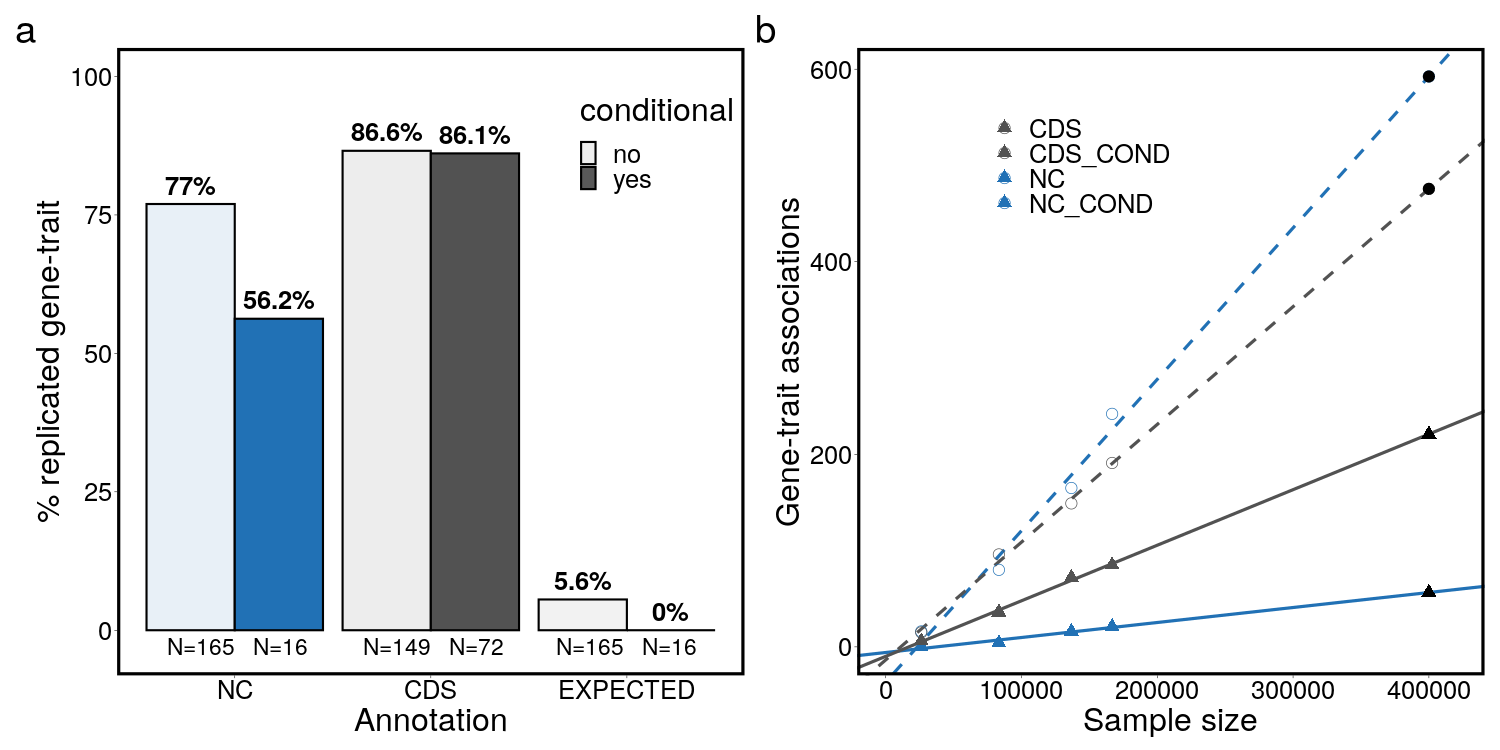

The R source for this figure:

library(data.table)
library(ggplot2)
library(patchwork)

# png("~/git/noncoding_rvat/figures/final/figure5.png",1500,750)
pdf("~/git/noncoding_rvat/figures/final/figure5.pdf", width = 20.83, height = 10.42)

##############################
# Panel A
##############################

# No conditional files
cdsData137k = fread("zcat ~/burdenNC/data/results/137k_30k/CDS_137k_SKATO_process_all.tsv.gz")
cdsData30k = fread("zcat  ~/burdenNC/data/results/137k_30k/CDS_30k_SKATO_process_all.tsv.gz")
ncData137k = fread("zcat ~/burdenNC/data/results/137k_30k/NC_137k_SKATO_process_all.tsv.gz")
ncData30k = fread("zcat  ~/burdenNC/data/results/137k_30k/NC_30k_SKATO_process_all.tsv.gz")
shuffle137k = fread("zcat /home/dribeiro/git/noncoding_rvat/revision/downsample/no_cond_42_traits/137k/NC_shuffle_SKATO_process_all.tsv.gz")

# # Conditional files, note that this was only run for a subset of genes
cdsData137kCond = fread("~/git/noncoding_rvat/revision/downsample/CDS_137k_SKATO_conditional_all.tsv")
cdsData30kCond = fread("~/git/noncoding_rvat/revision/downsample/CDS_30k_SKATO_conditional_all.tsv")
ncData137kCond = fread("~/git/noncoding_rvat/revision/downsample/NC_137k_SKATO_conditional_all.tsv")
ncData30kCond = fread("~/git/noncoding_rvat/revision/downsample/NC_30k_SKATO_conditional_all.tsv")
shuffle137kCond = fread("~/git/noncoding_rvat/revision/downsample/NC_137k_SKATO_conditional_all_shuffle.tsv")

wantedTraits = fread("~/git/noncoding_rvat/supporting_data/42_traits.txt", header = F)

cdsData137k = cdsData137k[TRAIT %in% wantedTraits$V1]
cdsData30k = cdsData30k[TRAIT %in% wantedTraits$V1]
ncData137k = ncData137k[TRAIT %in% wantedTraits$V1]
ncData30k = ncData30k[TRAIT %in% wantedTraits$V1]
shuffle137k = shuffle137k[TRAIT %in% wantedTraits$V1]

###########
## CDS
###########
mergedCDS = merge(cdsData30k,cdsData137k,by=c("GENE","TRAIT"), all.x = T, all.y = T)
paste(nrow(unique(mergedCDS[is.na(PVAL.x)])), "CDS gene-traits not evaluated in 30k")
paste(nrow(unique(mergedCDS[is.na(PVAL.y)])), "CDS gene-traits not evaluated in 137k")
paste(nrow(unique(mergedCDS[!is.na(PVAL.x)][!is.na(PVAL.y)])),"NC gene-traits compared")
mergedCDS = mergedCDS[!is.na(PVAL.x)][!is.na(PVAL.y)]

###########
# NC
###########
mergedNC = merge(ncData30k,ncData137k,by=c("GENE","TRAIT"), all.x = T, all.y = T)
paste(nrow(unique(mergedNC[is.na(PVAL.x)])), "NC gene-traits not evaluated in 30k")
paste(nrow(unique(mergedNC[is.na(PVAL.y)])), "NC gene-traits not evaluated in 137k")
paste(nrow(unique(mergedNC[!is.na(PVAL.x)][!is.na(PVAL.y)])),"NC gene-traits compared")
mergedNC = mergedNC[!is.na(PVAL.x)][!is.na(PVAL.y)]

###########
# Shuffled NC
###########
mergedSH = merge(ncData30k,shuffle137k,by=c("GENE","TRAIT"), all.x = T, all.y = T)
paste(nrow(unique(mergedSH[is.na(PVAL.x)])), "NC gene-traits not evaluated in 30k")
paste(nrow(unique(mergedSH[is.na(PVAL.y)])), "NC gene-traits not evaluated in 137k")
paste(nrow(unique(mergedSH[!is.na(PVAL.x)][!is.na(PVAL.y)])),"NC gene-traits compared")
mergedSH = mergedSH[!is.na(PVAL.x)][!is.na(PVAL.y)]

###########
## CDS COND
###########
mergedCDSCond = merge(cdsData30kCond,cdsData137kCond,by=c("GENE","TRAIT"), all.x = T, all.y = T)
paste(nrow(unique(mergedCDSCond[is.na(PVAL.x)])), "CDS gene-traits not evaluated in 30k")
paste(nrow(unique(mergedCDSCond[is.na(PVAL.y)])), "CDS gene-traits not evaluated in 137k")
paste(nrow(unique(mergedCDSCond[!is.na(PVAL.x)][!is.na(PVAL.y)])),"NC gene-traits compared")
mergedCDSCond = mergedCDSCond[!is.na(PVAL.x)][!is.na(PVAL.y)]

###########
# NC COND
###########
mergedNCCond = merge(ncData30kCond,ncData137kCond,by=c("GENE","TRAIT"), all.x = T, all.y = T)
paste(nrow(unique(mergedNCCond[is.na(PVAL.x)])), "NC gene-traits not evaluated in 30k")
paste(nrow(unique(mergedNCCond[is.na(PVAL.y)])), "NC gene-traits not evaluated in 137k")
paste(nrow(unique(mergedNCCond[!is.na(PVAL.x)][!is.na(PVAL.y)])),"NC gene-traits compared")
mergedNCCond = mergedNCCond[!is.na(PVAL.x)][!is.na(PVAL.y)]

###########
# Shuffled NC
###########
mergedSHCond = merge(ncData30kCond,shuffle137kCond,by=c("GENE","TRAIT"), all.x = T, all.y = T)
paste(nrow(unique(mergedSHCond[is.na(PVAL.x)])), "NC gene-traits not evaluated in 30k")
paste(nrow(unique(mergedSHCond[is.na(PVAL.y)])), "NC gene-traits not evaluated in 137k")
paste(nrow(unique(mergedSHCond[!is.na(PVAL.x)][!is.na(PVAL.y)])),"NC gene-traits compared")
mergedSHCond = mergedSHCond[!is.na(PVAL.x)][!is.na(PVAL.y)]


############
# Replication rate
############
# ncFDR0.05 = nrow(mergedNC[FDR.y < 0.05][PVAL.x < 0.05]) * 100 / nrow(mergedNC[FDR.y < 0.05])
# cdsFDR0.05 = nrow(mergedCDS[FDR.y < 0.05][PVAL.x < 0.05]) * 100 / nrow(mergedCDS[FDR.y < 0.05])
# shFDR0.05 = nrow(mergedSH[FDR.y < 0.05][PVAL.x < 0.05]) * 100 / nrow(mergedSH[FDR.y < 0.05])
ncP1e9 = nrow(mergedNC[PVAL.y < 1e-9][PVAL.x < 0.05]) * 100 / nrow(mergedNC[PVAL.y < 1e-9])
cdsP1e9 = nrow(mergedCDS[PVAL.y < 1e-9][PVAL.x < 0.05]) * 100 / nrow(mergedCDS[PVAL.y < 1e-9])
shP1e9 = nrow(mergedSH[PVAL.y < 1e-9][PVAL.x < 0.05]) * 100 / nrow(mergedSH[PVAL.y < 1e-9])

ncP1e9Cond = nrow(mergedNCCond[PVAL.y < 1e-9][PVAL.x < 0.05]) * 100 / nrow(mergedNCCond[PVAL.y < 1e-9])
cdsP1e9Cond = nrow(mergedCDSCond[PVAL.y < 1e-9][PVAL.x < 0.05]) * 100 / nrow(mergedCDSCond[PVAL.y < 1e-9])
shP1e9Cond = nrow(mergedSHCond[PVAL.y < 1e-9][PVAL.x < 0.05]) * 100 / nrow(mergedSHCond[PVAL.y < 1e-9])

data = data.table(annotation = c("NC", "CDS","EXPECTED","NC","CDS","EXPECTED"), 
                  percentage = c(ncP1e9,cdsP1e9,shP1e9,ncP1e9Cond,cdsP1e9Cond,shP1e9Cond), conditional = c("no","no","no","yes","yes","yes"))

g1 = ggplot(data, aes(x=annotation, y=percentage, alpha = conditional, fill = annotation )) +
  geom_bar( stat = "identity", position = "dodge", size = 1, color = "black") +
  geom_text(aes(label = paste0(round(percentage,1),"%"), group = conditional), position = position_dodge(width = .9), vjust = -0.5, alpha = 1, size = 9, fontface = "bold" ) +
  # geom_text(aes(label = paste0(round(percentage,1),"%"), group = cutoff), position = position_dodge(width = .9), vjust = -0.5, alpha = 1, size = 9, fontface = "bold" ) +
  annotate(geom = "text", x = "NC", y = -3, label = paste0(" N=",nrow(mergedNC[PVAL.y < 1e-9]), "   N=",nrow(mergedNCCond[PVAL.y < 1e-9])), size = 8) +
  annotate(geom = "text", x = "CDS", y = -3, label =  paste0(" N=",nrow(mergedCDS[PVAL.y < 1e-9]), "   N=",nrow(mergedCDSCond[PVAL.y < 1e-9])), size = 8) +
  annotate(geom = "text", x = "EXPECTED", y = -3, label = paste0("N=165   N=16"), size = 8) +
  scale_x_discrete(limits = c("NC","CDS","EXPECTED")) +
  labs(x="Annotation", y = "% replicated gene-trait", tag = "a") +
  guides(fill = "none") +
  ylim(c(-3, 100)) +
  scale_fill_manual(values = c("#2171b5","#525252","grey"), limits = c("NC","CDS","EXPEC.")) +
  theme_linedraw() +
  theme(text = element_text(size=32), legend.position = c(0.86,0.85),
        panel.grid.major = element_blank(), panel.grid.minor = element_blank(),
        panel.border = element_rect(colour = "black", fill=NA, size=3), aspect.ratio = 1)

d1=data

##############################
# Panel B
##############################

## P1e9
data = fread("~/git/noncoding_rvat/revision/downsample/summary_pval1e9.tsv")

data = melt(data)
data[Dataset == "30k"]$Dataset = 26212
data[Dataset == "83k"]$Dataset = 83370
data[Dataset == "137k"]$Dataset = 136740
data[Dataset == "166k"]$Dataset = 166740
data$Dataset = as.numeric(data$Dataset)
colnames(data) = c("sample_size","annotation","results")

cor.test(data[annotation == "NC"]$results, data[annotation == "NC"]$sample_size)
cor.test(data[annotation == "CDS"]$results, data[annotation == "CDS"]$sample_size)

# NC
modelNC = lm(results ~ sample_size, data = data[annotation == "NC"])
data = rbind(data, data.table(sample_size = 400000, annotation = "NC", results = predict(modelNC, data.table(sample_size = 400000))))
# CDS
modelCDS = lm(results ~ sample_size, data = data[annotation == "CDS"])
data = rbind(data, data.table(sample_size = 400000, annotation = "CDS", results = predict(modelCDS, data.table(sample_size = 400000))))
# NC COND
modelNCCond = lm(results ~ sample_size, data = data[annotation == "NC_COND"])
data = rbind(data, data.table(sample_size = 400000, annotation = "NC_COND", results = predict(modelNCCond, data.table(sample_size = 400000))))
# CDS COND
modelCDSCond = lm(results ~ sample_size, data = data[annotation == "CDS_COND"])
data = rbind(data, data.table(sample_size = 400000, annotation = "CDS_COND", results = predict(modelCDSCond, data.table(sample_size = 400000))))

d2=data

options(scipen = 1)
g2 = ggplot() + 
  geom_abline(intercept = coef(modelNC)[1], slope = coef(modelNC)[2], color = "#2171b5", size = 1.5, linetype = "dashed") +
  geom_abline(intercept = coef(modelCDS)[1], slope = coef(modelCDS)[2], color = "#525252", size = 1.5, linetype = "dashed") +
  geom_abline(intercept = coef(modelNCCond)[1], slope = coef(modelNCCond)[2], color = "#2171b5", size = 1.5) +
  geom_abline(intercept = coef(modelCDSCond)[1], slope = coef(modelCDSCond)[2], color = "#525252", size = 1.5) +
  geom_point(data = data[annotation == "CDS" | annotation == "NC"], aes(x = sample_size, y = results, color = annotation), size = 5, shape = 1) +
  geom_point(data = data[annotation == "CDS_COND" | annotation == "NC_COND"], aes(x = sample_size, y = results, color = annotation), size = 5, shape = 17) +
  geom_point(data = data[annotation == "CDS" | annotation == "NC"][sample_size == 400000], aes(x = sample_size, y = results, color = annotation), size = 5, shape = 19, color = "black") +
  geom_point(data = data[annotation == "CDS_COND" | annotation == "NC_COND"][sample_size == 400000], aes(x = sample_size, y = results, color = annotation), size = 5, shape = 17, color = "black") +
  scale_color_manual(name = "", values = c("NC" = "#2171b5","CDS" = "#525252","NC_COND" = "#2171b5","CDS_COND" = "#525252")) +
  labs(x="Sample size", y = "Gene-trait associations", tag = "b") +
  xlim(c(0,420000)) +
  theme_linedraw() +
  theme(text = element_text(size=32), legend.position = c(0.36,0.85),
        panel.grid.major = element_blank(), panel.grid.minor = element_blank(),
        panel.border = element_rect(colour = "black", fill=NA, size=3), aspect.ratio = 1)  


g1 + g2

dev.off()


## Source data
library(openxlsx)
write.xlsx(list(fig5a = d1, fig5b = d2), "~git/noncoding_rvat/figures/final/source_data/Ribeiro_SourceData_Fig5.xlsx")

